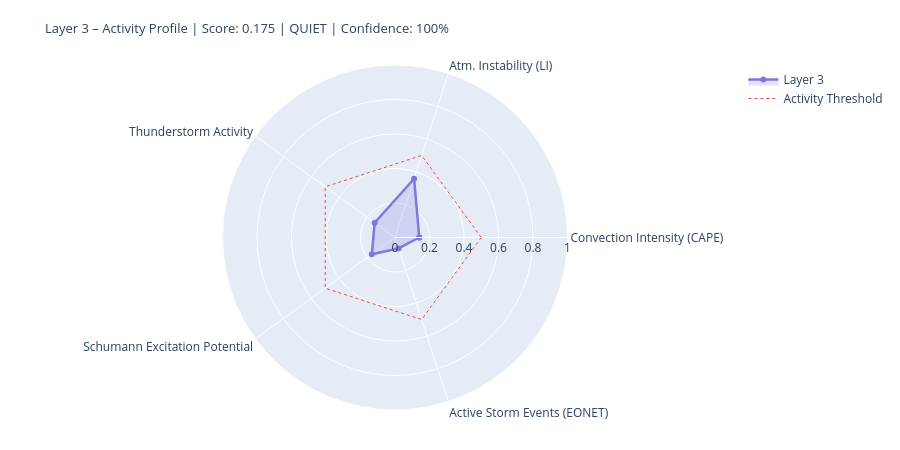

The notebook cell this image was saved under:
### Markdown cell above
---
## 4. State Assessment & Handoff to Layer 4/5

### Code cell
# ============================================================
# LAYER-3-SCORE
# Five dynamic components
# ============================================================

def norm(v, lo, hi):
    if v is None or (isinstance(v, float) and math.isnan(v)): return None
    return round(max(0.0, min(1.0, (v - lo) / (hi - lo))), 4)

# --- 1) Convection intensity (global CAPE mean) ---
cape_mean = df_atm['cape'].dropna().mean() if not df_atm.empty else None
conv_score = norm(cape_mean, 0, 3000)
conv_src   = 'primary' if cape_mean is not None else 'missing'

# --- 2) Atmospheric instability (LI mean) ---
li_mean   = df_atm['li'].dropna().mean() if not df_atm.empty else None
# Negative LI = unstable → higher score
instab_score = norm(-li_mean if li_mean is not None else None, -6, 6)
instab_src   = 'primary' if li_mean is not None else 'missing'

# --- 3) Thunderstorm activity (mean thunder score + WMO count) ---
thunder_mean = df_atm['thunder_score'].mean() if not df_atm.empty else None
n_thunder    = int(df_atm['thunderstorm'].sum()) if not df_atm.empty else 0
thunder_score_val = norm(
    (thunder_mean or 0) * 0.7 + n_thunder * 0.1, 0, 1.0
) if thunder_mean is not None else None
thunder_src = 'primary'

# --- 4) Schumann excitation potential (weighted Schumann contribution) ---
schumann_pot = df_atm['schumann_contribution'].mean() if not df_atm.empty else None
# Boosted by Layer-2 thunderstorm trigger
if schumann_pot is not None and l2_thunder:
    schumann_pot = min(1.0, schumann_pot * 1.2)
schumann_score = norm(schumann_pot, 0, 1.0) if schumann_pot is not None else None
schumann_src   = 'derived'

# --- 5) Storm activity (NASA EONET) ---
# Distinction: None = data not loaded, 0.0 = loaded but no events
storm_score = None
storm_src   = 'missing'
if raw.get('storms') is not None:          # API reached successfully
    storm_score = norm(len(storm_events), 0, 30) if storm_events else 0.0
    storm_src   = 'primary'

# X-Ray and Kp: context only, not in dynamic score
# (X-Ray = Layer-0/4 driver; Kp = geomagnetic index, not a lightning proxy)
xray_context = None
if raw.get('xray'):
    df_xc = pd.DataFrame(raw['xray'])
    fc = next((c for c in df_xc.columns
               if any(k in c.lower() for k in ['flux','long']) and 'time' not in c.lower()),
              df_xc.columns[1])
    df_xc[fc] = pd.to_numeric(df_xc[fc], errors='coerce')
    xray_last = df_xc[fc].dropna().iloc[-1] if not df_xc[fc].dropna().empty else None
    if xray_last:
        xray_class = ('X' if xray_last>=1e-4 else 'M' if xray_last>=1e-5
                      else 'C' if xray_last>=1e-6 else 'B')
        xray_context = {'flux': float(xray_last), 'class': xray_class}
        print(f'X-Ray context: {xray_class}-class ({xray_last:.2e} W/m²)')

# --- Aggregate ---
COMPONENTS = {
    'Convection Intensity (CAPE)':  {'score': conv_score,       'source': conv_src,    'dynamic': True},
    'Atm. Instability (LI)':         {'score': instab_score,     'source': instab_src,  'dynamic': True},
    'Thunderstorm Activity':              {'score': thunder_score_val, 'source': thunder_src, 'dynamic': True},
    'Schumann Excitation Potential':   {'score': schumann_score,   'source': schumann_src,'dynamic': True},
    'Active Storm Events (EONET)': {'score': storm_score,      'source': storm_src,   'dynamic': True},
}

available   = {k: v['score'] for k, v in COMPONENTS.items() if v['score'] is not None}
unavailable = [k for k, v in COMPONENTS.items() if v['score'] is None]
layer3_score = round(sum(available.values()) / len(available), 4) if available else None
confidence   = round(len(available) / len(COMPONENTS), 2)
level = ('unknown' if layer3_score is None
         else 'quiet'   if layer3_score < 0.3
         else 'moderate' if layer3_score < 0.6
         else 'active')
dominant_l3 = max(available, key=available.get) if available else 'none'

# --- Ausgabe ---
W = 68
print('=' * W)
print('LAYER 3 – ATMOSPHERE / WEATHER / THUNDERSTORMS – STATE ASSESSMENT')
print('=' * W)
for name, comp in COMPONENTS.items():
    s = comp['score']
    if s is not None:
        bar = '█' * int(s * 20) + '░' * (20 - int(s * 20))
        print(f'  {name:<36} {bar}  {s:.3f}  [{comp["source"]}]')
    else:
        print(f'  {name:<36} {"─" * 20}  n/a   [missing]')
print('-' * W)
print(f'  Score:        {layer3_score:.3f}  ({len(available)}/{len(COMPONENTS)} components)')
print(f'  Confidence:   {confidence:.0%}')
print(f'  Level:        {level.upper()}')
print(f'  Dominant:     {dominant_l3}')
print(f'  CAPE mean:    {cape_mean:.0f} J/kg' if cape_mean else '  CAPE mean:    n/a')
print(f'  LI mean:      {li_mean:.1f} K' if li_mean is not None else '  LI mean:      n/a')
print(f'  Thunderstorms:{n_thunder} points (WMO)  +  {len(storm_events)} NASA EONET')
print('=' * W)

# Radar
cats   = list(available.keys())
vals_r = list(available.values())
if len(cats) >= 3:
    fig = go.Figure()
    fig.add_trace(go.Scatterpolar(
        r=vals_r + [vals_r[0]], theta=cats + [cats[0]],
        fill='toself', fillcolor='rgba(127,119,221,0.22)',
        line=dict(color='#7F77DD', width=2.5), name='Layer 3'
    ))
    fig.add_trace(go.Scatterpolar(
        r=[0.5] * (len(cats)+1), theta=cats + [cats[0]],
        line=dict(color='#E24B4A', dash='dot', width=1),
        mode='lines', name='Activity Threshold'
    ))
    fig.update_layout(
        title=dict(
            text=f'Layer 3 – Activity Profile | Score: {layer3_score:.3f} | {level.upper()} | Confidence: {confidence:.0%}',
            font=dict(size=13)
        ),
        polar=dict(radialaxis=dict(visible=True, range=[0, 1])),
        height=450, showlegend=True,
        margin=dict(l=60, r=60, t=65, b=40)
    )
    fig.show()

### Figure 1 — Plotly figure (JSON) as saved in the notebook; plotly's stock layout.template omitted (floating-point values rounded to 4 significant figures)
{"data": [{"fill": "toself", "fillcolor": "rgba(127,119,221,0.22)", "line": {"color": "#7F77DD", "width": 2.5}, "name": "Layer 3", "r": [0.1407, 0.3583, 0.1455, 0.166, 0.0667, 0.1407], "theta": ["Convection Intensity (CAPE)", "Atm. Instability (LI)", "Thunderstorm Activity", "Schumann Excitation Potential", "Active Storm Events (EONET)", "Convection Intensity (CAPE)"], "type": "scatterpolar"}, {"line": {"color": "#E24B4A", "dash": "dot", "width": 1}, "mode": "lines", "name": "Activity Threshold", "r": [0.5, 0.5, 0.5, 0.5, 0.5, 0.5], "theta": ["Convection Intensity (CAPE)", "Atm. Instability (LI)", "Thunderstorm Activity", "Schumann Excitation Potential", "Active Storm Events (EONET)", "Convection Intensity (CAPE)"], "type": "scatterpolar"}], "layout": {"height": 450, "margin": {"b": 40, "l": 60, "r": 60, "t": 65}, "polar": {"radialaxis": {"range": [0, 1], "visible": true}}, "showlegend": true, "title": {"font": {"size": 13}, "text": "Layer 3 – Activity Profile | Score: 0.175 | QUIET | Confidence: 100%"}}}
